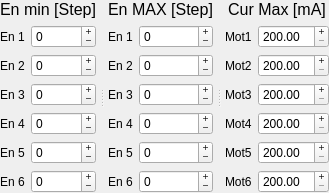
                    <widget class="QSplitter" name="EnSelect">
                        <property name="orientation">
                            <enum>Qt::Horizontal</enum>
                        </property>
                        <property name="handleWidth">
                            <number>12</number>
                        </property>
                        <widget class="QWidget" name="layoutWidget">
                            <layout class="QVBoxLayout" name="EnMin">
                                <item>
                                    <widget class="QLabel" name="valMinScr_2">
                                        <property name="font">
                                            <font>
                                                <pointsize>12</pointsize>
                                                <strikeout>false</strikeout>
                                                <kerning>true</kerning>
                                            </font>
                                        </property>
                                        <property name="text">
                                            <string>En min [Step]</string>
                                        </property>
                                        <property name="alignment">
                                            <set>Qt::AlignCenter</set>
                                        </property>
                                    </widget>
                                </item>
                                <item>
                                    <layout class="QFormLayout" name="formLayout_2">
                                        <property name="fieldGrowthPolicy">
                                            <enum>QFormLayout::AllNonFixedFieldsGrow</enum>
                                        </property>
                                        <property name="labelAlignment">
                                            <set>Qt::AlignCenter</set>
                                        </property>
                                        <property name="formAlignment">
                                            <set>Qt::AlignLeading|Qt::AlignLeft|Qt::AlignTop</set>
                                        </property>
                                        <item row="0" column="0">
                                            <widget class="QLabel" name="en1Label_2">
                                                <property name="text">
                                                    <string>En 1</string>
                                                </property>
                                                <property name="buddy">
                                                    <cstring>en1Min</cstring>
                                                </property>
                                            </widget>
                                        </item>
                                        <item row="0" column="1">
                                            <widget class="QSpinBox" name="en1Min">
                                                <property name="buttonSymbols">
                                                    <enum>QAbstractSpinBox::PlusMinus</enum>
                                                </property>
                                                <property name="minimum">
                                                    <number>-99999</number>
                                                </property>
                                                <property name="maximum">
                                                    <number>99999</number>
                                                </property>
                                            </widget>
                                        </item>
                                        <item row="1" column="0">
                                            <widget class="QLabel" name="en2Label_2">
                                                <property name="text">
                                                    <string>En 2</string>
                                                </property>
                                                <property name="buddy">
                                                    <cstring>en2Min</cstring>
                                                </property>
                                            </widget>
                                        </item>
                                        <item row="1" column="1">
                                            <widget class="QSpinBox" name="en2Min">
                                                <property name="buttonSymbols">
                                                    <enum>QAbstractSpinBox::PlusMinus</enum>
                                                </property>
                                                <property name="minimum">
                                                    <number>-99999</number>
                                                </property>
                                                <property name="maximum">
                                                    <number>99999</number>
                                                </property>
                                            </widget>
                                        </item>
                                        <item row="2" column="0">
                                            <widget class="QLabel" name="en3Label_2">
                                                <property name="text">
                                                    <string>En 3</string>
                                                </property>
                                                <property name="buddy">
                                                    <cstring>en3Min</cstring>
                                                </property>
                                            </widget>
                                        </item>
                                        <item row="2" column="1">
                                            <widget class="QSpinBox" name="en3Min">
                                                <property name="buttonSymbols">
                                                    <enum>QAbstractSpinBox::PlusMinus</enum>
                                                </property>
                                                <property name="minimum">
                                                    <number>-99999</number>
                                                </property>
                                                <property name="maximum">
                                                    <number>99999</number>
                                                </property>
                                            </widget>
                                        </item>
                                        <item row="3" column="0">
                                            <widget class="QLabel" name="en4Label_2">
                                                <property name="text">
                                                    <string>En 4</string>
                                                </property>
                                                <property name="buddy">
                                                    <cstring>en4Min</cstring>
                                                </property>
                                            </widget>
                                        </item>
                                        <item row="3" column="1">
                                            <widget class="QSpinBox" name="en4Min">
                                                <property name="buttonSymbols">
                                                    <enum>QAbstractSpinBox::PlusMinus</enum>
                                                </property>
                                                <property name="minimum">
                                                    <number>-99999</number>
                                                </property>
                                                <property name="maximum">
                                                    <number>99999</number>
                                                </property>
                                            </widget>
                                        </item>
                                        <item row="4" column="0">
                                            <widget class="QLabel" name="en5Label_2">
                                                <property name="text">
                                                    <string>En 5</string>
                                                </property>
                                                <property name="buddy">
                                                    <cstring>en5Min</cstring>
                                                </property>
                                            </widget>
                                        </item>
                                        <item row="4" column="1">
                                            <widget class="QSpinBox" name="en5Min">
                                                <property name="buttonSymbols">
                                                    <enum>QAbstractSpinBox::PlusMinus</enum>
                                                </property>
                                                <property name="minimum">
                                                    <number>-99999</number>
                                                </property>
                                                <property name="maximum">
                                                    <number>99999</number>
                                                </property>
                                            </widget>
                                        </item>
                                        <item row="5" column="0">
                                            <widget class="QLabel" name="en6Label_2">
                                                <property name="text">
                                                    <string>En 6</string>
                                                </property>
                                                <property name="buddy">
                                                    <cstring>en6Min</cstring>
                                                </property>
                                            </widget>
                                        </item>
                                        <item row="5" column="1">
                                            <widget class="QSpinBox" name="en6Min">
                                                <property name="buttonSymbols">
                                                    <enum>QAbstractSpinBox::PlusMinus</enum>
                                                </property>
                                                <property name="minimum">
                                                    <number>-99999</number>
                                                </property>
                                                <property name="maximum">
                                                    <number>99999</number>
                                                </property>
                                            </widget>
                                        </item>
                                    </layout>
                                </item>
                            </layout>
                        </widget>
                        <widget class="QWidget" name="layoutWidget">
                            <layout class="QVBoxLayout" name="EnMax">
                                <item>
                                    <widget class="QLabel" name="valMinScr">
                                        <property name="font">
                                            <font>
                                                <pointsize>12</pointsize>
                                                <strikeout>false</strikeout>
                                                <kerning>true</kerning>
                                            </font>
                                        </property>
                                        <property name="text">
                                            <string>En MAX [Step]</string>
                                        </property>
                                        <property name="textFormat">
                                            <enum>Qt::AutoText</enum>
                                        </property>
                                        <property name="alignment">
                                            <set>Qt::AlignCenter</set>
                                        </property>
                                    </widget>
                                </item>
                                <item>
                                    <layout class="QFormLayout" name="formLayout">
                                        <property name="fieldGrowthPolicy">
                                            <enum>QFormLayout::AllNonFixedFieldsGrow</enum>
                                        </property>
                                        <property name="labelAlignment">
                                            <set>Qt::AlignCenter</set>
                                        </property>
                                        <property name="formAlignment">
                                            <set>Qt::AlignLeading|Qt::AlignLeft|Qt::AlignTop</set>
                                        </property>
                                        <item row="0" column="0">
                                            <widget class="QLabel" name="en1Label">
                                                <property name="text">
                                                    <string>En 1</string>
                                                </property>
                                                <property name="buddy">
                                                    <cstring>en1Max</cstring>
                                                </property>
                                            </widget>
                                        </item>
                                        <item row="1" column="0">
                                            <widget class="QLabel" name="en2Label">
                                                <property name="text">
                                                    <string>En 2</string>
                                                </property>
                                                <property name="buddy">
                                                    <cstring>en2Max</cstring>
                                                </property>
                                            </widget>
                                        </item>
                                        <item row="1" column="1">
                                            <widget class="QSpinBox" name="en2Max">
                                                <property name="buttonSymbols">
                                                    <enum>QAbstractSpinBox::PlusMinus</enum>
                                                </property>
                                                <property name="minimum">
                                                    <number>-99999</number>
                                                </property>
                                                <property name="maximum">
                                                    <number>99999</number>
                                                </property>
                                            </widget>
                                        </item>
                                        <item row="2" column="0">
                                            <widget class="QLabel" name="en3Label">
                                                <property name="text">
                                                    <string>En 3</string>
                                                </property>
                                                <property name="buddy">
                                                    <cstring>en3Max</cstring>
                                                </property>
                                            </widget>
                                        </item>
                                        <item row="2" column="1">
                                            <widget class="QSpinBox" name="en3Max">
                                                <property name="buttonSymbols">
                                                    <enum>QAbstractSpinBox::PlusMinus</enum>
                                                </property>
                                                <property name="minimum">
                                                    <number>-99999</number>
                                                </property>
                                                <property name="maximum">
                                                    <number>99999</number>
                                                </property>
                                            </widget>
                                        </item>
                                        <item row="3" column="0">
                                            <widget class="QLabel" name="en4Label">
                                                <property name="text">
                                                    <string>En 4</string>
                                                </property>
                                                <property name="buddy">
                                                    <cstring>en4Max</cstring>
                                                </property>
                                            </widget>
                                        </item>
                                        <item row="3" column="1">
                                            <widget class="QSpinBox" name="en4Max">
                                                <property name="buttonSymbols">
                                                    <enum>QAbstractSpinBox::PlusMinus</enum>
                                                </property>
                                                <property name="minimum">
                                                    <number>-99999</number>
                                                </property>
                                                <property name="maximum">
                                                    <number>99999</number>
                                                </property>
                                            </widget>
                                        </item>
                                        <item row="4" column="0">
                                            <widget class="QLabel" name="en5Label">
                                                <property name="text">
                                                    <string>En 5</string>
                                                </property>
                                                <property name="buddy">
                                                    <cstring>en5Max</cstring>
                                                </property>
                                            </widget>
                                        </item>
                                        <item row="4" column="1">
                                            <widget class="QSpinBox" name="en5Max">
                                                <property name="buttonSymbols">
                                                    <enum>QAbstractSpinBox::PlusMinus</enum>
                                                </property>
                                                <property name="minimum">
                                                    <number>-99999</number>
                                                </property>
                                                <property name="maximum">
                                                    <number>99999</number>
                                                </property>
                                            </widget>
                                        </item>
                                        <item row="5" column="0">
                                            <widget class="QLabel" name="en6Label">
                                                <property name="text">
                                                    <string>En 6</string>
                                                </property>
                                                <property name="buddy">
                                                    <cstring>en6Max</cstring>
                                                </property>
                                            </widget>
                                        </item>
                                        <item row="5" column="1">
                                            <widget class="QSpinBox" name="en6Max">
                                                <property name="buttonSymbols">
                                                    <enum>QAbstractSpinBox::PlusMinus</enum>
                                                </property>
                                                <property name="minimum">
                                                    <number>-99999</number>
                                                </property>
                                                <property name="maximum">
                                                    <number>99999</number>
                                                </property>
                                            </widget>
                                        </item>
                                        <item row="0" column="1">
                                            <widget class="QSpinBox" name="en1Max">
                                                <property name="buttonSymbols">
                                                    <enum>QAbstractSpinBox::PlusMinus</enum>
                                                </property>
                                                <property name="minimum">
                                                    <number>-99999</number>
                                                </property>
                                                <property name="maximum">
                                                    <number>99999</number>
                                                </property>
                                            </widget>
                                        </item>
                                    </layout>
                                </item>
                            </layout>
                        </widget>
                        <widget class="QWidget" name="layoutWidget">
                            <layout class="QVBoxLayout" name="CurMax">
                                <item>
                                    <widget class="QLabel" name="valMinScr_3">
                                        <property name="font">
                                            <font>
                                                <pointsize>12</pointsize>
                                                <strikeout>false</strikeout>
                                                <kerning>true</kerning>
                                            </font>
                                        </property>
                                        <property name="text">
                                            <string>Cur Max [mA]</string>
                                        </property>
                                        <property name="textFormat">
                                            <enum>Qt::AutoText</enum>
                                        </property>
                                        <property name="alignment">
                                            <set>Qt::AlignCenter</set>
                                        </property>
                                    </widget>
                                </item>
                                <item>
                                    <layout class="QFormLayout" name="formLayout_3">
                                        <property name="fieldGrowthPolicy">
                                            <enum>QFormLayout::AllNonFixedFieldsGrow</enum>
                                        </property>
                                        <property name="labelAlignment">
                                            <set>Qt::AlignCenter</set>
                                        </property>
                                        <property name="formAlignment">
                                            <set>Qt::AlignLeading|Qt::AlignLeft|Qt::AlignTop</set>
                                        </property>
                                        <item row="0" column="0">
                                            <widget class="QLabel" name="en1Label_3">
                                                <property name="text">
                                                    <string>Mot1</string>
                                                </property>
                                            </widget>
                                        </item>
                                        <item row="1" column="0">
                                            <widget class="QLabel" name="en2Label_3">
                                                <property name="text">
                                                    <string>Mot2</string>
                                                </property>
                                            </widget>
                                        </item>
                                        <item row="2" column="0">
                                            <widget class="QLabel" name="en3Label_3">
                                                <property name="text">
                                                    <string>Mot3</string>
                                                </property>
                                            </widget>
                                        </item>
                                        <item row="3" column="0">
                                            <widget class="QLabel" name="en4Label_3">
                                                <property name="text">
                                                    <string>Mot4</string>
                                                </property>
                                            </widget>
                                        </item>
                                        <item row="4" column="0">
                                            <widget class="QLabel" name="en5Label_3">
                                                <property name="text">
                                                    <string>Mot5</string>
                                                </property>
                                            </widget>
                                        </item>
                                        <item row="5" column="0">
                                            <widget class="QLabel" name="en6Label_3">
                                                <property name="text">
                                                    <string>Mot6</string>
                                                </property>
                                            </widget>
                                        </item>
                                        <item row="0" column="1">
                                            <widget class="QDoubleSpinBox" name="curM1">
                                                <property name="buttonSymbols">
                                                    <enum>QAbstractSpinBox::PlusMinus</enum>
                                                </property>
                                                <property name="minimum">
                                                    <double>200.000000000000000</double>
                                                </property>
                                                <property name="maximum">
                                                    <double>4000.000000000000000</double>
                                                </property>
                                            </widget>
                                        </item>
                                        <item row="5" column="1">
                                            <widget class="QDoubleSpinBox" name="curM6">
                                                <property name="buttonSymbols">
                                                    <enum>QAbstractSpinBox::PlusMinus</enum>
                                                </property>
                                                <property name="minimum">
                                                    <double>200.000000000000000</double>
                                                </property>
                                                <property name="maximum">
                                                    <double>4000.000000000000000</double>
                                                </property>
                                            </widget>
                                        </item>
                                        <item row="4" column="1">
                                            <widget class="QDoubleSpinBox" name="curM5">
                                                <property name="buttonSymbols">
                                                    <enum>QAbstractSpinBox::PlusMinus</enum>
                                                </property>
                                                <property name="minimum">
                                                    <double>200.000000000000000</double>
                                                </property>
                                                <property name="maximum">
                                                    <double>4000.000000000000000</double>
                                                </property>
                                            </widget>
                                        </item>
                                        <item row="3" column="1">
                                            <widget class="QDoubleSpinBox" name="curM4">
                                                <property name="buttonSymbols">
                                                    <enum>QAbstractSpinBox::PlusMinus</enum>
                                                </property>
                                                <property name="minimum">
                                                    <double>200.000000000000000</double>
                                                </property>
                                                <property name="maximum">
                                                    <double>4000.000000000000000</double>
                                                </property>
                                            </widget>
                                        </item>
                                        <item row="2" column="1">
                                            <widget class="QDoubleSpinBox" name="curM3">
                                                <property name="buttonSymbols">
                                                    <enum>QAbstractSpinBox::PlusMinus</enum>
                                                </property>
                                                <property name="minimum">
                                                    <double>200.000000000000000</double>
                                                </property>
                                                <property name="maximum">
                                                    <double>4000.000000000000000</double>
                                                </property>
                                            </widget>
                                        </item>
                                        <item row="1" column="1">
                                            <widget class="QDoubleSpinBox" name="curM2">
                                                <property name="buttonSymbols">
                                                    <enum>QAbstractSpinBox::PlusMinus</enum>
                                                </property>
                                                <property name="minimum">
                                                    <double>200.000000000000000</double>
                                                </property>
                                                <property name="maximum">
                                                    <double>4000.000000000000000</double>
                                                </property>
                                            </widget>
                                        </item>
                                    </layout>
                                </item>
                            </layout>
                        </widget>
                    </widget>
